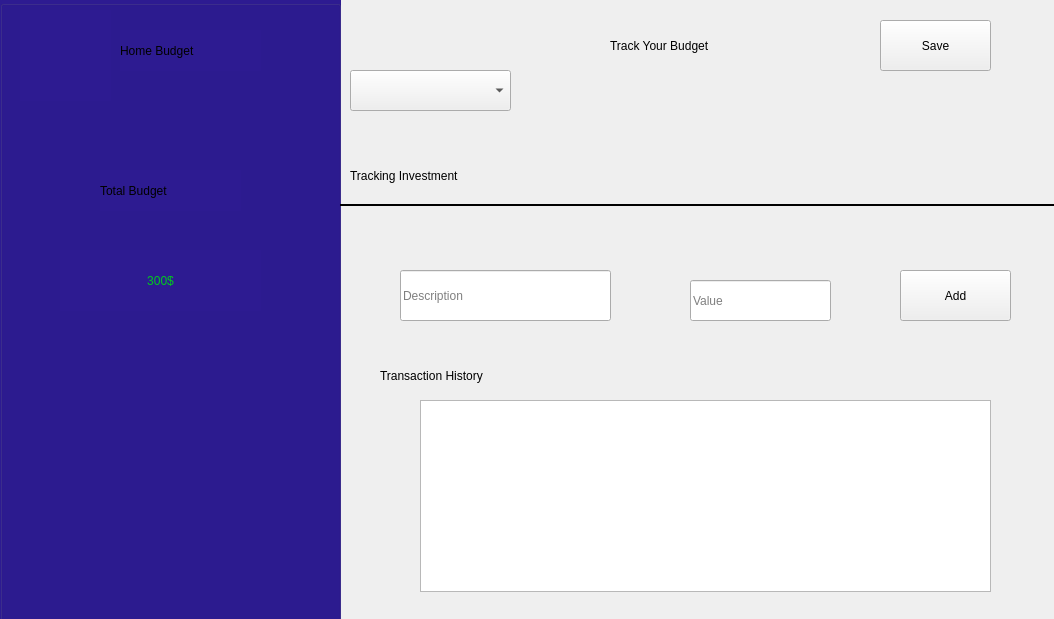
<?xml version="1.0" encoding="UTF-8"?>
<ui version="4.0">
 <class>MainWindow</class>
 <widget class="QMainWindow" name="MainWindow">
  <property name="geometry">
   <rect>
    <x>0</x>
    <y>0</y>
    <width>1054</width>
    <height>619</height>
   </rect>
  </property>
  <property name="windowTitle">
   <string>MainWindow</string>
  </property>
  <widget class="QWidget" name="centralwidget">
   <widget class="QGroupBox" name="groupBox">
    <property name="geometry">
     <rect>
      <x>0</x>
      <y>0</y>
      <width>341</width>
      <height>631</height>
     </rect>
    </property>
    <property name="styleSheet">
     <string notr="true">background-color: rgb(45, 27, 145)</string>
    </property>
    <property name="title">
     <string/>
    </property>
    <widget class="QLabel" name="label_2">
     <property name="geometry">
      <rect>
       <x>120</x>
       <y>30</y>
       <width>141</width>
       <height>41</height>
      </rect>
     </property>
     <property name="styleSheet">
      <string notr="true">font: 700 14pt &quot;Times New Roman&quot;

rgb(0, 0, 0)qlineargradient(spread:pad, x1:0, y1:0, x2:1, y2:0, stop:0 rgba(0, 0, 0, 255), stop:1 rgba(255, 255, 255, 255))

</string>
     </property>
     <property name="text">
      <string>Home Budget</string>
     </property>
    </widget>
    <widget class="QLabel" name="label">
     <property name="geometry">
      <rect>
       <x>20</x>
       <y>10</y>
       <width>91</width>
       <height>91</height>
      </rect>
     </property>
     <property name="text">
      <string/>
     </property>
     <property name="pixmap">
      <pixmap resource="resourses/resourse.qrc">:/house_logo.png</pixmap>
     </property>
     <property name="scaledContents">
      <bool>true</bool>
     </property>
    </widget>
    <widget class="QLabel" name="label_3">
     <property name="geometry">
      <rect>
       <x>100</x>
       <y>170</y>
       <width>141</width>
       <height>41</height>
      </rect>
     </property>
     <property name="styleSheet">
      <string notr="true">font: 700 14pt &quot;Times New Roman&quot;

rgb(0, 0, 0)qlineargradient(spread:pad, x1:0, y1:0, x2:1, y2:0, stop:0 rgba(0, 0, 0, 255), stop:1 rgba(255, 255, 255, 255))

</string>
     </property>
     <property name="text">
      <string>Total Budget</string>
     </property>
    </widget>
    <widget class="QLabel" name="label_4">
     <property name="geometry">
      <rect>
       <x>60</x>
       <y>250</y>
       <width>201</width>
       <height>61</height>
      </rect>
     </property>
     <property name="styleSheet">
      <string notr="true">font: 700 30pt &quot;Times New Roman&quot;;
color: rgb(0, 202, 30)

</string>
     </property>
     <property name="text">
      <string>300$</string>
     </property>
     <property name="alignment">
      <set>Qt::AlignCenter</set>
     </property>
    </widget>
   </widget>
   <widget class="QLabel" name="label_5">
    <property name="geometry">
     <rect>
      <x>610</x>
      <y>20</y>
      <width>131</width>
      <height>51</height>
     </rect>
    </property>
    <property name="text">
     <string>Track Your Budget</string>
    </property>
   </widget>
   <widget class="QComboBox" name="comboBox">
    <property name="geometry">
     <rect>
      <x>350</x>
      <y>70</y>
      <width>161</width>
      <height>41</height>
     </rect>
    </property>
   </widget>
   <widget class="Line" name="line">
    <property name="geometry">
     <rect>
      <x>340</x>
      <y>180</y>
      <width>731</width>
      <height>50</height>
     </rect>
    </property>
    <property name="frameShadow">
     <enum>QFrame::Plain</enum>
    </property>
    <property name="lineWidth">
     <number>2</number>
    </property>
    <property name="orientation">
     <enum>Qt::Horizontal</enum>
    </property>
   </widget>
   <widget class="QLabel" name="label_6">
    <property name="geometry">
     <rect>
      <x>350</x>
      <y>150</y>
      <width>141</width>
      <height>51</height>
     </rect>
    </property>
    <property name="text">
     <string>Tracking Investment</string>
    </property>
   </widget>
   <widget class="QTableView" name="tableView">
    <property name="geometry">
     <rect>
      <x>420</x>
      <y>400</y>
      <width>571</width>
      <height>192</height>
     </rect>
    </property>
   </widget>
   <widget class="QLineEdit" name="lineEdit">
    <property name="geometry">
     <rect>
      <x>400</x>
      <y>270</y>
      <width>211</width>
      <height>51</height>
     </rect>
    </property>
    <property name="text">
     <string/>
    </property>
    <property name="placeholderText">
     <string>Description</string>
    </property>
   </widget>
   <widget class="QLineEdit" name="lineEdit_2">
    <property name="geometry">
     <rect>
      <x>690</x>
      <y>280</y>
      <width>141</width>
      <height>41</height>
     </rect>
    </property>
    <property name="inputMask">
     <string/>
    </property>
    <property name="text">
     <string/>
    </property>
    <property name="placeholderText">
     <string>Value</string>
    </property>
   </widget>
   <widget class="QPushButton" name="pushButton">
    <property name="geometry">
     <rect>
      <x>900</x>
      <y>270</y>
      <width>111</width>
      <height>51</height>
     </rect>
    </property>
    <property name="text">
     <string>Add</string>
    </property>
   </widget>
   <widget class="QLabel" name="label_7">
    <property name="geometry">
     <rect>
      <x>380</x>
      <y>350</y>
      <width>141</width>
      <height>51</height>
     </rect>
    </property>
    <property name="text">
     <string>Transaction History</string>
    </property>
   </widget>
   <widget class="QPushButton" name="pushButton_2">
    <property name="geometry">
     <rect>
      <x>880</x>
      <y>20</y>
      <width>111</width>
      <height>51</height>
     </rect>
    </property>
    <property name="text">
     <string>Save</string>
    </property>
   </widget>
  </widget>
 </widget>
 <resources>
  <include location="resourses/resourse.qrc"/>
 </resources>
 <connections/>
</ui>
